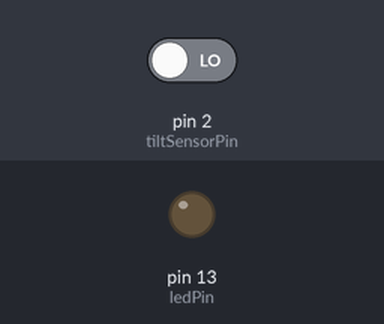
The sketch below on a simulated Arduino Uno, built with avr-gcc and run on an emulated ATmega328P. On the bench: output pins drawn as LEDs (lit = HIGH). Inputs (shaded band) come from the test bench; at power-on: pin 2 (tiltSensorPin) LOW.

Above: at 1.8 s.
1.9 s: pin 2 (tiltSensorPin) driven HIGH
At 2.5 s:
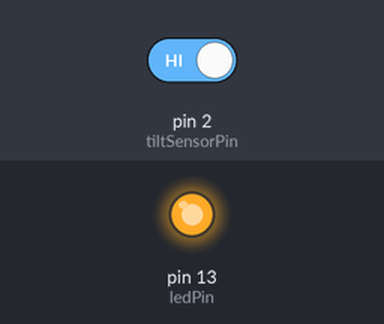
3.5 s: pin 2 (tiltSensorPin) driven LOW
At 4.8 s:
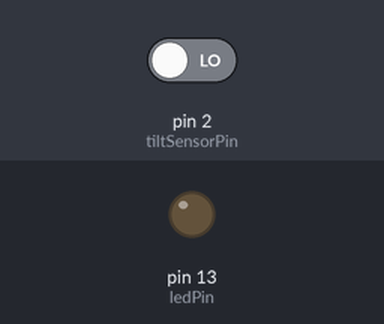
Timing chart, 0 to 6.5 s (numbered marks = the images above; inputs shaded):
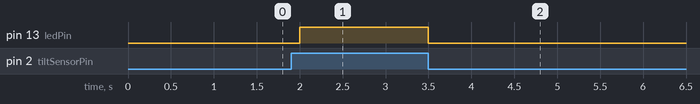

Measured:
- after the input at 1.9 s, pin 13 (ledPin): LOW → HIGH after 0.10 s
- after the input at 3.5 s, pin 13 (ledPin): HIGH → LOW at once

The sketch:

TiltSensor.ino
```cpp
// 倾斜传感器
const uint8_t tiltSensorPin = 2; // 倾斜传感器引脚
const uint8_t ledPin = 13; // LED引脚

int tiltSensorState = 0; // 储存传感器状态

void setup() {
  pinMode(tiltSensorPin, INPUT); // 设置倾斜传感器引脚为输入
  pinMode(ledPin, OUTPUT); // 设置LED引脚为输出
  Serial.begin(9600); // 初始化串口通信
}

void loop() {
  tiltSensorState = digitalRead(tiltSensorPin); // 读取倾斜传感器状态

  if (tiltSensorState == HIGH) { // 如果传感器被触发
    digitalWrite(ledPin, HIGH); // 点亮LED
    }
  else {
    digitalWrite(ledPin, LOW); // 熄灭LED
}

  delay(500);
}
```
